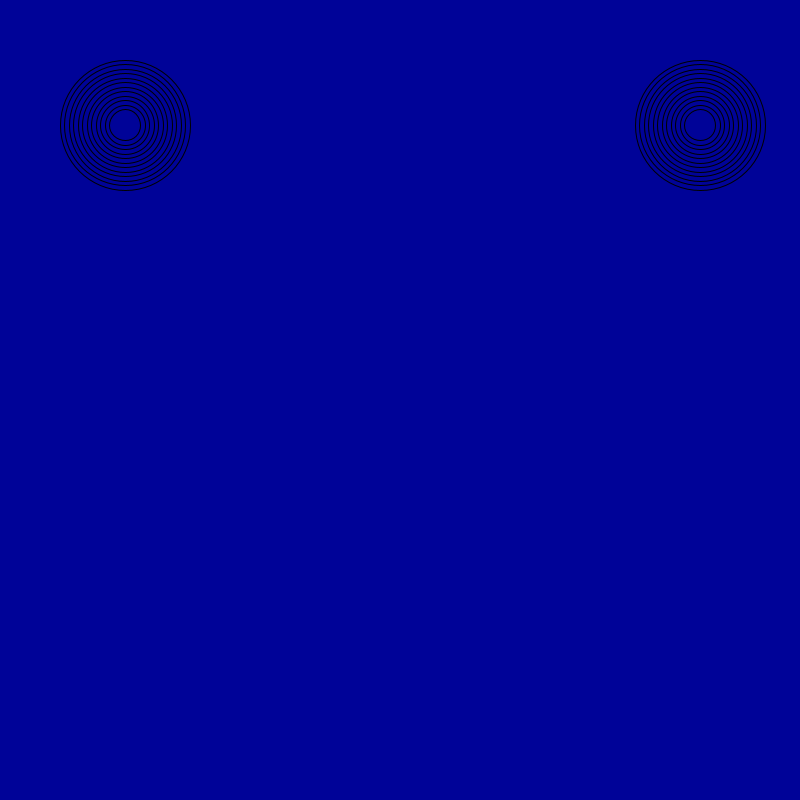
Frame 1 (no input)
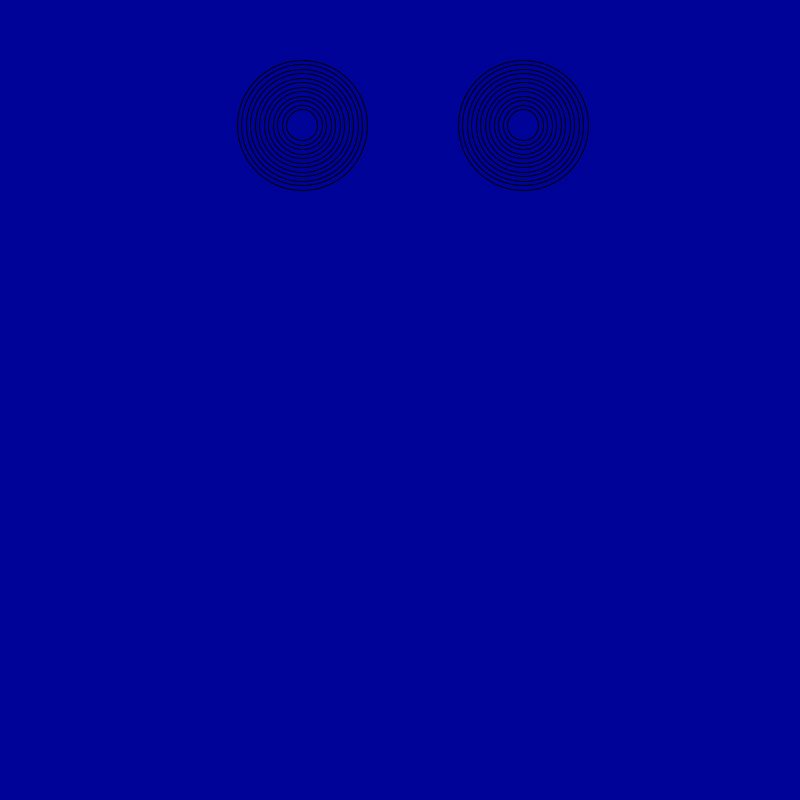
Frame 60 (the mouse pressed at the canvas centre just before this capture)
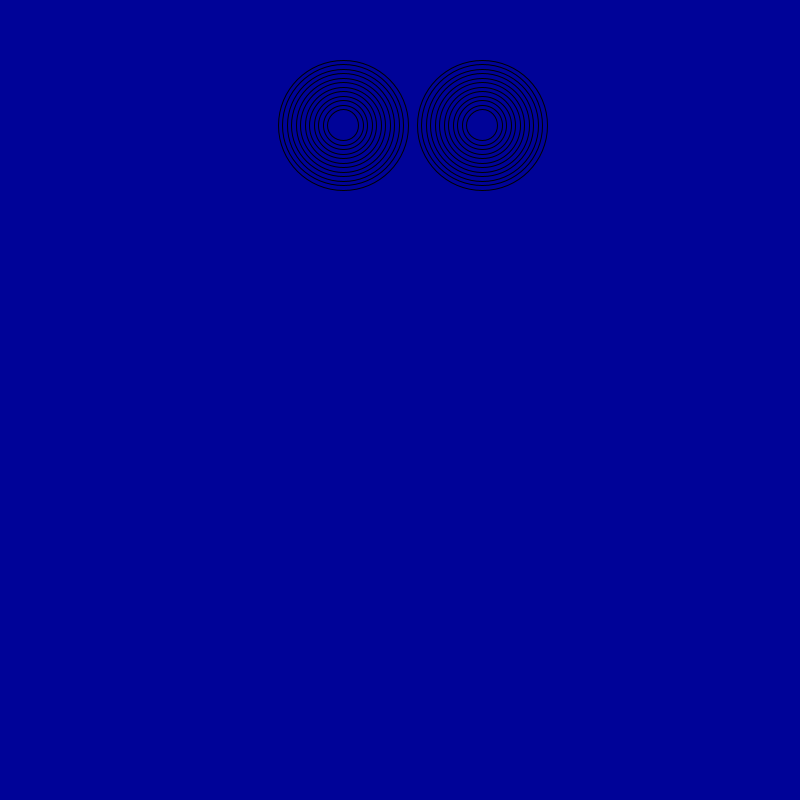
Frame 120 (the mouse held since frame 60 and released just before this capture)

The Processing sketch that drew these frames (run headless with seeded random() and noise(); from frame 60 on, the mouse is pressed at the canvas centre):

// Processing sketch: amazing_rings
// ── amazing_rings.pde

  /*** Go to the recipe to run the demonstration before starting this program ***/

void setup() {
  /* Set the size of your sketch to be a rectangle like in the recipe demonstration */
  
  size (800, 800);
  
  /* Call the noFill() command so all the ellipses will be transparent */


}
int speed = 3;
int ex = 125;
int ex2 = 700;
void draw() {

        /* Use a for loop to make the first set of rings that will start in the left half of the window
        (you can use the code from your Bullseye program).*/          

    background (920);    
        /*Make this set of rings move across the sketch to the right 
        Hint: make two variables, one for x and another for the speed. 
        Then increase x by the amount in speed */
  for (int i = 100; i > 0; i-=9) {
    noFill ();
    
      ellipse(ex2,125, i + 30, i + 30);
}
  //Use an if statement and modulo to alternate the color of your rings.
  
  

for (int i = 100; i > 0; i-=9) {
   noFill ();
      ellipse(ex ,125, i + 30, i + 30);
}
  //Use an if statement and modulo to alternate the color of your rings.
ex+=speed;  
ex2-=speed;

        
        /*When the rings reach the right side of the sketch, reverse the direction so they move
        Hint: speed = -speed */

         
        /*When the rings reach the left side of the sketch, reverse the direction again */
        
         
 //CHALLENGE - to finish the Amazing Rings 
 
        /*Add another for loop to draw the second set of rings that will start in the right half of the window */
        
        
        /*Make this set of rings move in the opposite direction to the other rings 
        These rings must also "bounce" off the sides of the window.*/
}
